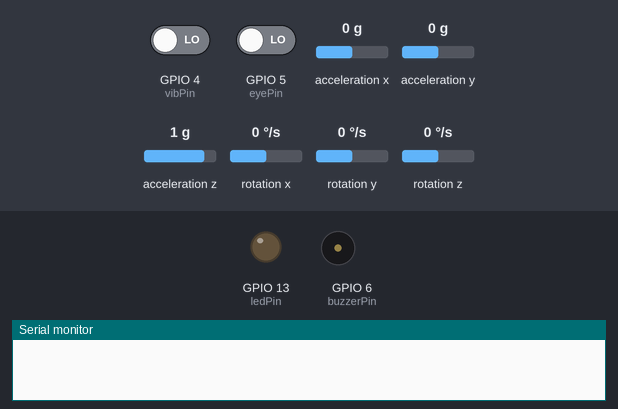
Simulated run of this sketch. Board: ESP32-S3. Shown: output pins drawn as LEDs (lit = HIGH), buzzer (waves = sounding, pin HIGH), the last lines printed to the serial monitor. Inputs (shaded band) come from the test bench; at power-on: GPIO 4 (vibPin) LOW, GPIO 5 (eyePin) LOW, acceleration x 0 g, acceleration y 0 g, acceleration z 1 g, rotation x 0 °/s, rotation y 0 °/s, rotation z 0 °/s. WiFi joins after 1.5 s; servers stay silent unless stated.

Above: at 0.1 s.
At 2.9 s:
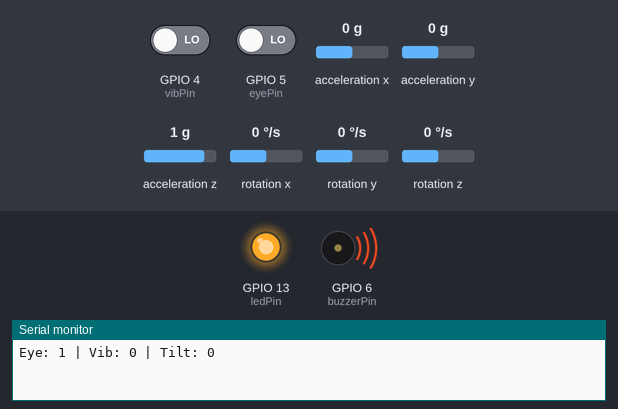
Timing chart, 0 to 4.4 s (numbered marks = the images above):
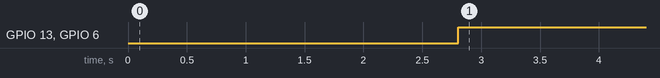

Measured:
- by itself, GPIO 13 (ledPin), GPIO 6 (buzzerPin): LOW → HIGH at 2.8 s

The sketch:

sketch_Arduino.ino
```cpp
#define BLYNK_TEMPLATE_ID "TMPL6KTYrEQPf"
#define BLYNK_TEMPLATE_NAME "Smart Anti Sleep Glasses"
#define BLYNK_AUTH_TOKEN "kMuVwZef3mkDzAS8fvAtPch0-zJwGIbo"

#define BLYNK_PRINT Serial

#include <WiFi.h>
#include <BlynkSimpleEsp32.h>
#include <Wire.h>
#include <MPU6050.h>

char ssid[] = "Susein";
char pass[] = "Susein1211";

BlynkTimer timer;
MPU6050 mpu;

// Pins
int eyePin = 5;     // IR Eye Blink Sensor
int vibPin = 4;      // Vibration Sensor
int buzzerPin = 6;
int ledPin = 13;

// Variables
bool eyeClosed;
bool vibrationDetected;
int16_t ax, ay, az;

// This function runs every second
void sendSensorData() {

  // Read sensors
  eyeClosed = (digitalRead(eyePin) == LOW);   // adjust if needed
  vibrationDetected = (digitalRead(vibPin) == HIGH);

  mpu.getAcceleration(&ax, &ay, &az);
  int tilt = abs(ax) + abs(ay);

  Serial.print("Eye: ");
  Serial.print(eyeClosed);
  Serial.print(" | Vib: ");
  Serial.print(vibrationDetected);
  Serial.print(" | Tilt: ");
  Serial.println(tilt);

  // Reset outputs
  digitalWrite(buzzerPin, LOW);
  digitalWrite(ledPin, LOW);

  // 1Eye blink → LED
  if (eyeClosed) {
    digitalWrite(ledPin, HIGH);
    digitalWrite(buzzerPin, HIGH);
    Blynk.virtualWrite(V2, 1);
  }

  // 2️Head movement → Buzzer
  else if (tilt > 1000) {
    digitalWrite(buzzerPin, HIGH);
    Blynk.virtualWrite(V3, tilt);
  }

  // 3Vibration → BOTH
  else if (vibrationDetected) {
    digitalWrite(buzzerPin, HIGH);
    digitalWrite(ledPin, HIGH);
    Blynk.virtualWrite(V1, 1);
  }

  // 4️Normal
  else {
    Blynk.virtualWrite(V1, 0);
    Blynk.virtualWrite(V2, 0);
    Blynk.virtualWrite(V3, 0);
  }
}

void setup() {
  Serial.begin(115200);

  pinMode(eyePin, INPUT);
  pinMode(vibPin, INPUT);
  pinMode(buzzerPin, OUTPUT);
  pinMode(ledPin, OUTPUT);

  Wire.begin(8,9);
  mpu.initialize();

  Blynk.begin(BLYNK_AUTH_TOKEN, ssid, pass);

  // Run function every 1 second (like example)
  timer.setInterval(1000L, sendSensorData);
}

void loop() {
  Blynk.run();
  timer.run();
}
```
